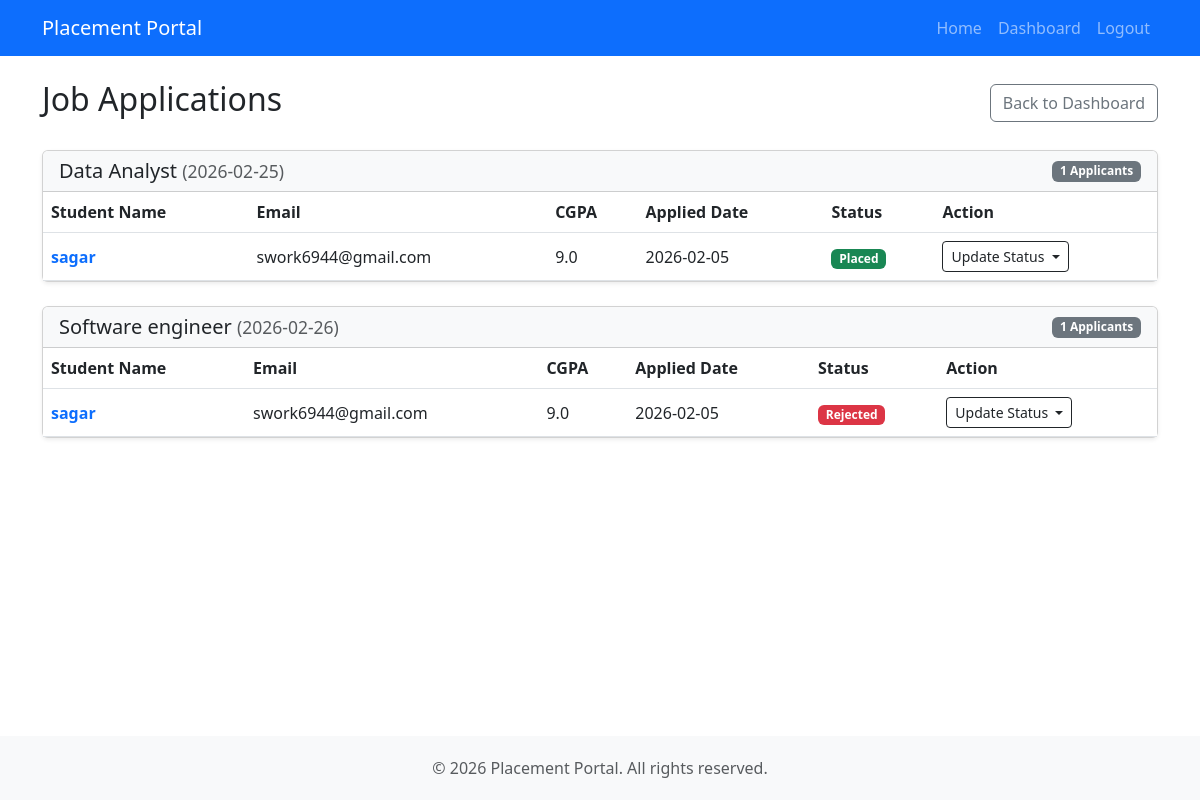
Screenshot of /company/applications (signed in) with the database file from the repository.
### models.py (models this page shows)
class JobPosition(db.Model):
    id = db.Column(db.Integer, primary_key=True)
    company_id = db.Column(db.Integer, db.ForeignKey("company.id"), nullable=False)
    title = db.Column(db.String(100), nullable=False)
    description = db.Column(db.Text)
    eligibility = db.Column(db.String(200))
    deadline = db.Column(db.Date)
    posted_date = db.Column(db.DateTime, default=datetime.utcnow)
    skills = db.Column(db.String(200))
    experience = db.Column(db.String(50))
    salary = db.Column(db.String(50))
    status = db.Column(db.String(20), default="Pending")
    applications = db.relationship("Application", backref="job_position", lazy=True)

class Application(db.Model):
    id = db.Column(db.Integer, primary_key=True)
    student_id = db.Column(db.Integer, db.ForeignKey("student.id"), nullable=False)
    job_position_id = db.Column(db.Integer, db.ForeignKey("job_position.id"), nullable=False)
    status = db.Column(db.String(20), default="Applied")
    applied_on = db.Column(db.DateTime, default=datetime.utcnow)
    __table_args__ = (
        db.UniqueConstraint("student_id", "job_position_id", name="unique_application"),
    )
    placement = db.relationship("Placement", backref="application", uselist=False, lazy=True)

class Student(db.Model):
    id = db.Column(db.Integer, primary_key=True)
    name = db.Column(db.String(100), nullable=False)
    email = db.Column(db.String(100), unique=True, nullable=False)
    password = db.Column(db.String(200), nullable=False)
    department = db.Column(db.String(50))
    cgpa = db.Column(db.Float)
    resume = db.Column(db.String(200))
    is_active = db.Column(db.Boolean, default=True)
    applications = db.relationship("Application", backref="student", lazy=True)

### app.py (the view)
    @app.route("/company/applications")
    @login_required("company")
    def company_applications():
        company_id = session.get("user_id")
        jobs = JobPosition.query.filter_by(company_id=company_id).all()
        return render_template("company/view_applications.html", jobs=jobs)

### templates/company/view_applications.html (shortened to what this page needs)
{% extends "base.html" %}
{% block content %}
<div class="d-flex justify-content-between align-items-center mb-4">
    <h2>Job Applications</h2>
    <a href="{{ url_for('company_dashboard') }}" class="btn btn-outline-secondary">Back to Dashboard</a>
</div>
{% for job in jobs %}
<div class="card shadow-sm mb-4">
    <div class="card-header bg-light d-flex justify-content-between align-items-center">
        <h5 class="mb-0">{{ job.title }} <small class="text-muted">({{ job.deadline }})</small></h5>
        <span class="badge bg-secondary">{{ job.applications|length }} Applicants</span>
    </div>
    {% if job.applications %}
    <div class="table-responsive">
        <table class="table table-hover align-middle mb-0">
            <thead>
                <tr>
                    <th>Student Name</th>
                    <th>Email</th>
                    <th>CGPA</th>
                    <th>Applied Date</th>
                    <th>Status</th>
                    <th>Action</th>
                </tr>
            </thead>
            <tbody>
                {% for app in job.applications %}
                <tr>
                    <td>
                        <a href="{{ url_for('view_student_profile', student_id=app.student.id) }}"
                            class="fw-bold text-decoration-none">
                            {{ app.student.name }}
                        </a>
                    </td>
                    <td>{{ app.student.email }}</td>
                    <td>{{ app.student.cgpa }}</td>
                    <td>{{ app.applied_on.strftime('%Y-%m-%d') }}</td>
                    <td>
                        <span
                            class="badge {% if app.status=='Rejected' %}bg-danger{% elif app.status=='Placed' %}bg-success{% else %}bg-info{% endif %}">
                            {{ app.status }}
                        </span>
                    </td>
                    <td>
                        <div class="dropdown">
                            <button class="btn btn-sm btn-outline-dark dropdown-toggle" type="button"
                                data-bs-toggle="dropdown">
                                Update Status
                            </button>
                        </div>
                    </td>
                </tr>
                {% endfor %}
            </tbody>
        </table>
    </div>
    {% else %}
    <div class="card-body text-muted text-center py-3">
        No applications yet.
    </div>
    {% endif %}
</div>
{% else %}
<div class="alert alert-info">You haven't posted any jobs yet.</div>
{% endfor %}
{% endblock %}

### templates/base.html (style rules this page uses)
body { display: flex; flex-direction: column; min-height: 100vh; }

### rows the page displays
JobPosition: title "Data Analyst", deadline "2026-02-25", applications|length "1"
Application: student.name "sagar", student.email "swork6944@gmail.com", student.cgpa "9.0", applied_on "2026-02-05", status "Placed"
JobPosition: title "Software engineer", deadline "2026-02-26", applications|length "1"
Application: student.name "sagar", student.email "swork6944@gmail.com", student.cgpa "9.0", applied_on "2026-02-05", status "Rejected"
